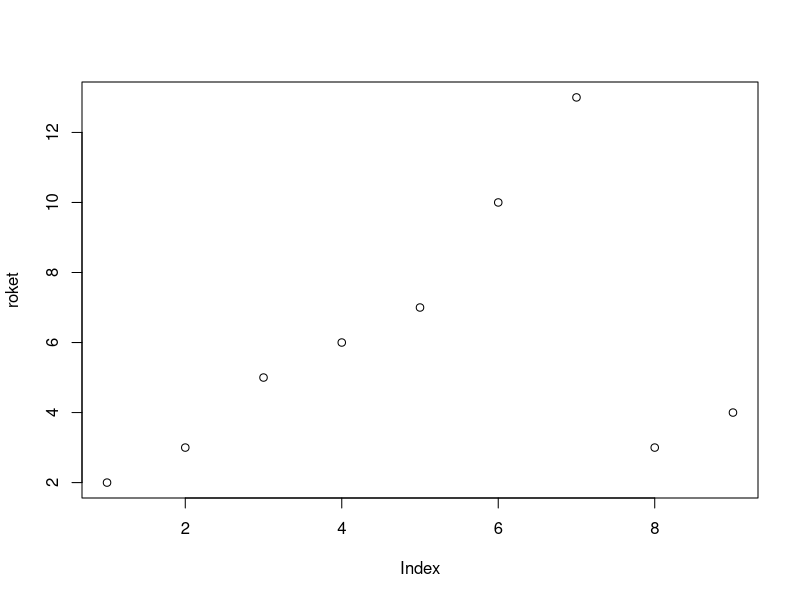
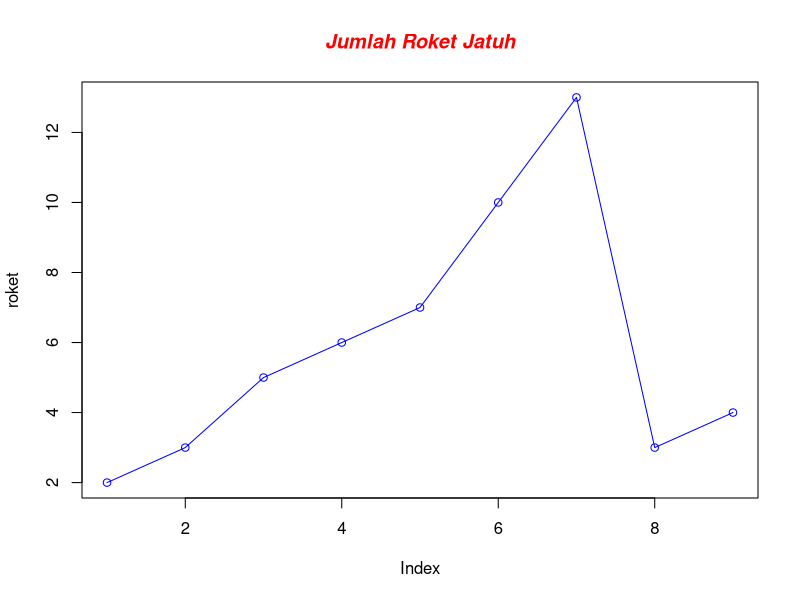
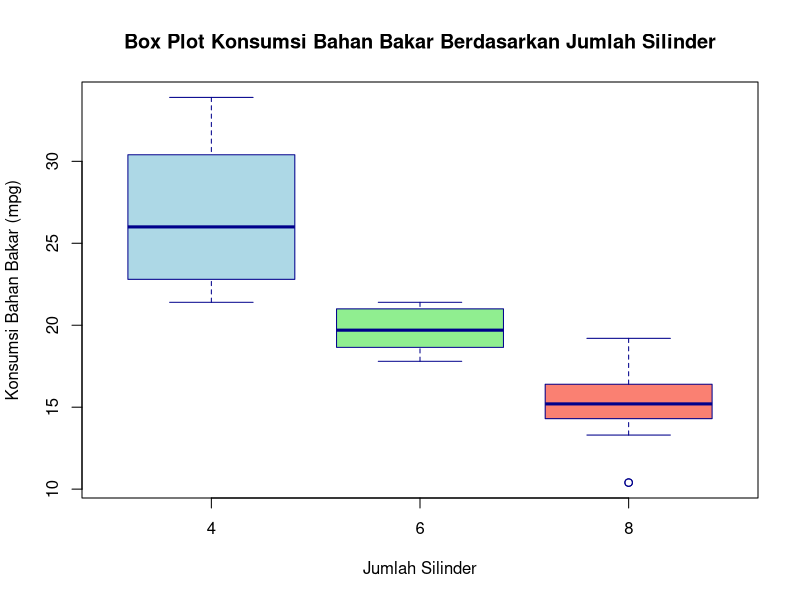
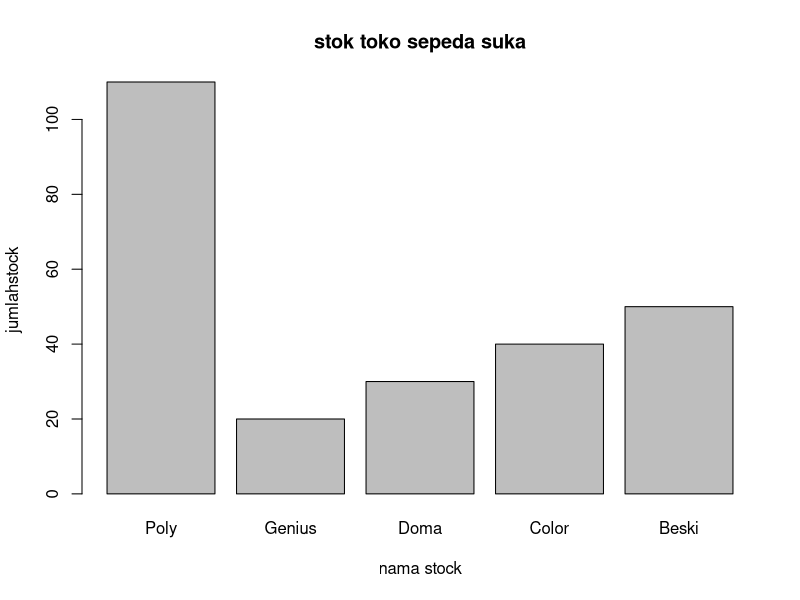
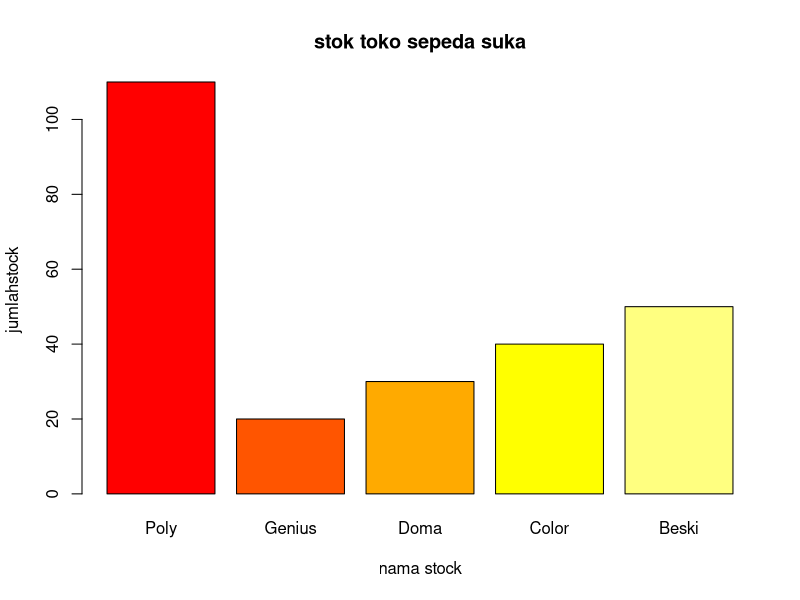
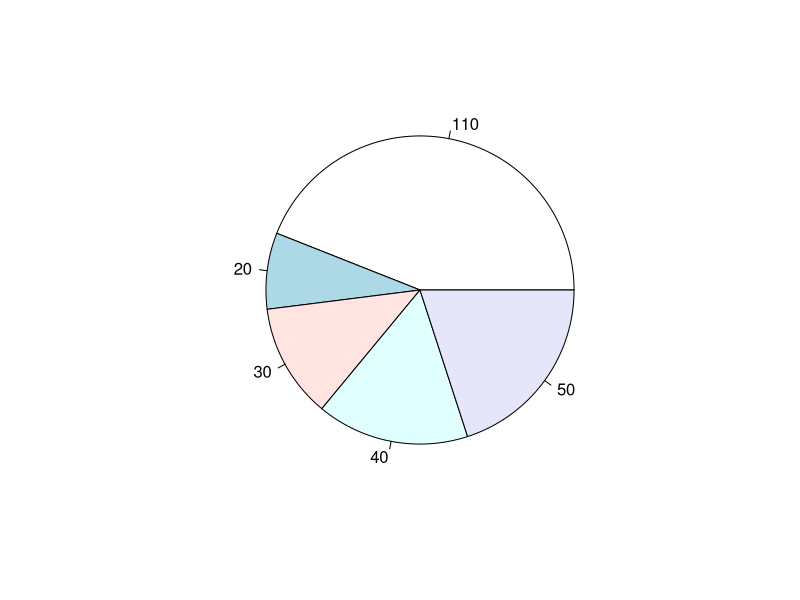
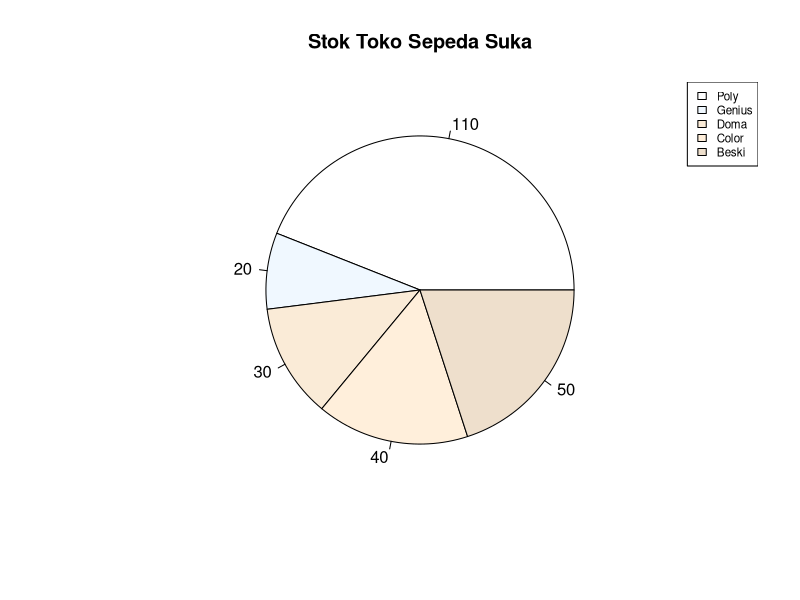

Reproduce these figures in R, in order.
## ---- chunk 1
id<-(letters[4:10])
id
saving<-c(100,200,150,130,120,200,250)
income<-c(1000,1200,1300,1100,1500,1250,1150)
#Setelah selesai, saya akan 
datcoba<-data.frame(id,saving,income)

## ---- chunk 2
coba<-c(100,200,300)
coba
cobax<-c("Macan","Singa","Serigala")
cobax

## ---- chunk 3
typeof(coba)
length(coba)
class(coba)
str(coba)
#Untuk menamabah data, kita bisa masukkan data seperti ini 
coba<-c(coba,400)
coba
#Jika hendak menampilkan data berturut kita bisa membuat seperti ini 
seri<-(1:7)
seri
## ---- chunk 4
cobax<-c(cobax,"Macan Tutul")
cobax
## ---- chunk 5
n<-matrix(1:9,nrow=3,ncol=3)
n

## ---- chunk 6
# Membuat list sederhana
listku <- list(
  angka = 47,                   # elemen dengan tipe data numerik
  teks = "Halo, dunia!",        # elemen dengan tipe data karakter
  vektor = c(3, 1, 2, 4),       # elemen dengan tipe data vektor numerik
  matrix = matrix(1:4, 2, 2),   # elemen dengan tipe data matriks
  data = data.frame(A = 1:3, B = c("a", "b", "c"))  # elemen dengan tipe data data frame
)

# Menampilkan isi list
print(listku)

## ---- chunk 7
roket=c(2,3,5,6,7,10,13,3,4)
plot(roket)
#jika mau merubah gaya grafik
plot(roket,type="o",col="blue")

title(main="Jumlah Roket Jatuh",col.main="red",font.main=4)
## ---- chunk 8
# Menggunakan data bawaan mtcars
data(mtcars)

# Membuat box plot untuk menunjukkan distribusi konsumsi bahan bakar (mpg) berdasarkan jumlah silinder (cyl)
boxplot(mpg ~ cyl, 
        data = mtcars, 
        main = "Box Plot Konsumsi Bahan Bakar Berdasarkan Jumlah Silinder",
        xlab = "Jumlah Silinder",
        ylab = "Konsumsi Bahan Bakar (mpg)",
        col = c("lightblue", "lightgreen", "salmon"),
        border = "darkblue")

## ---- chunk 9
#Membuat Data terlebih dahulu
stocktoko <-c("Poly", "Genius", "Doma", "Color", "Beski")
jumlahstock<-c(110,20,30,40,50)
#Membuat data frame 
stoko<-data.frame(stocktoko,jumlahstock)
#Membuat Grafik
View(stoko)

barplot(stoko$jumlahstock,main="stok toko sepeda suka", xlab="nama stock", ylab="jumlahstock",names.arg=stoko$stocktoko)

barplot(stoko$jumlahstock,main="stok toko sepeda suka", xlab="nama stock", ylab="jumlahstock",names.arg=stoko$stocktoko,col=heat.colors(5))

## ---- chunk 10
pie(stoko$jumlahstock,labels = stoko$jumlahstock)
#Menambahkan judul Grafik
pie(stoko$jumlahstock,labels=stoko$jumlahstock, main="Stok Toko Sepeda Suka",col=colors(5))
#Menambahkan Legenda
legend("topright",c("Poly","Genius","Doma","Color","Beski"),cex=0.7,fill=colors(5))
## ---- chunk 11
#membuat vector data nilai kelas statistika
nilaistatistika = c(78,45,67,76,55,68,59,42,74,64)
## ---- chunk 12
summary(nilaistatistika)
sd(nilaistatistika)
## ---- chunk 13
summary(datcoba)
